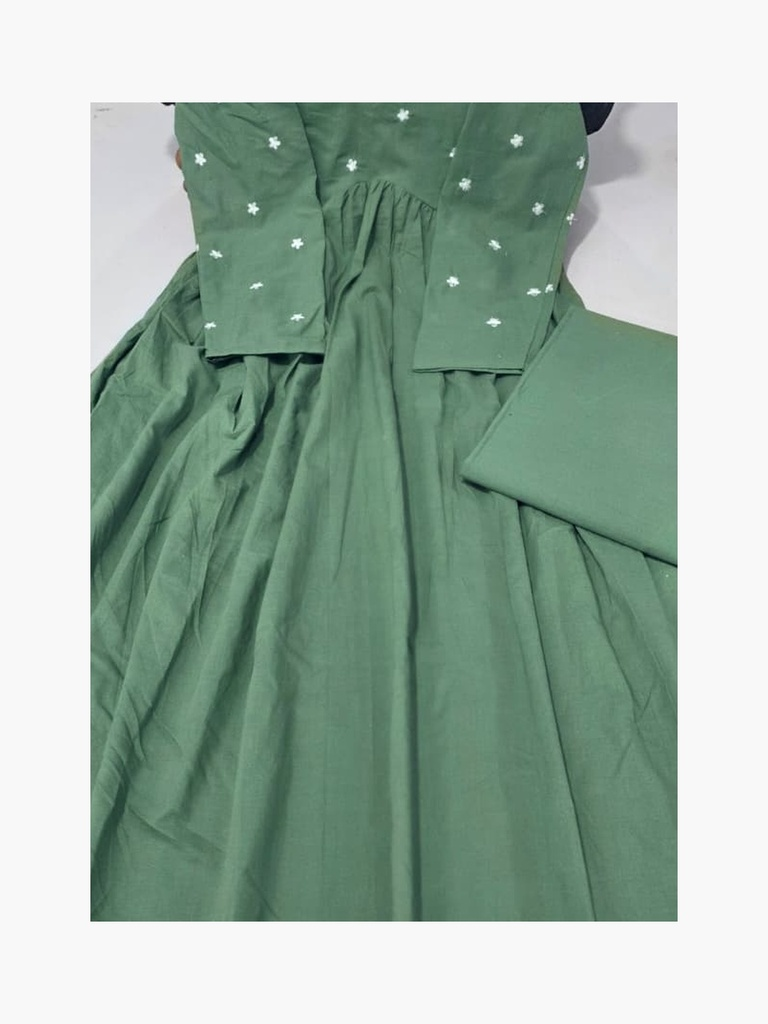
#> input picture frontend/assets/sample_anarkali_dress.jpg, 768 x 1024 px
$ python -i skin_prior.py   (imports and definitions only)
#> lines starting #> are read from the running program, lines starting #| are printed output that depends on the picture; after the words box and inside, x2 and y2 are one past the last pixel; in counts of white or black regions, pixels touching at a corner belong together
"""
Skin Hallucination Prior & Sleeve-Length Classifier Module
Phase 1 + Phase 3 Production Implementation for Virtual Try-On

- Phase 3: Fast geometric garment sleeve-length classifier ('sleeveless', 'short_sleeve', 'long_sleeve')
- Phase 1: High-fidelity skin-tone sampler & arm prior conditioning to stop fabric color bleeding
"""

import os
import cv2
import numpy as np
from PIL import Image

def sample_skin_tone(image_input, skeleton: dict = None) -> dict:
    """
    Extracts the subject's natural skin tone with multi-zone priority:
    1. Hand & Wrist Skin (Primary): Samples directly from exposed hands and wrists using 3D skeletal joints.
    2. Neck & Upper Chest (Secondary): Samples bare skin between chin and garment collar.
    3. Facial Cheeks / Forehead (Tertiary): Samples face using adaptive HSV color space.
    4. Adaptive Image Foreground (Fallback): Samples upper body non-cloth pixels.
    Returns BGR, RGB, and Hex representations.
    """
    if isinstance(image_input, str):
        img = cv2.imread(image_input)
#> img is the input picture: shape (1024, 768, 3); mean B, G, R 167.7, 179.7, 160.1
    elif isinstance(image_input, Image.Image):
        img = cv2.cvtColor(np.array(image_input), cv2.COLOR_RGB2BGR)
    else:
        img = image_input

    if img is None:
        return {"bgr": [115, 120, 155], "rgb": [155, 120, 115], "hex": "#9b7873", "source": "default"}

    h, w, _ = img.shape
#> h = 1024; w = 768

    # 1. PRIMARY: Sample from exposed hands & wrists if skeleton is provided
    if skeleton is not None:
        hand_pts = []
        for side in ["r", "l"]:
            wrist_key = f"{side}_wrist"
            if wrist_key in skeleton:
                wx, wy = skeleton[wrist_key]
                # Include hand extremities if available
                pts = [(int(wx), int(wy))]
                for joint in ["pinky", "index", "thumb"]:
                    jk = f"{side}_{joint}"
                    if jk in skeleton:
                        pts.append((int(skeleton[jk][0]), int(skeleton[jk][1])))
                hand_pts.append(pts)

        hand_pixels = []
        for pts in hand_pts:
            if len(pts) >= 3:
                # Compute convex hull of hand joints
                hull = cv2.convexHull(np.array(pts, dtype=np.int32))
                hmask = np.zeros((h, w), dtype=np.uint8)
                cv2.fillConvexPoly(hmask, hull, 255)
            elif len(pts) > 0:
                # Circular patch around wrist
                wx, wy = pts[0]
                rad = max(18, int(w * 0.035))
                hmask = np.zeros((h, w), dtype=np.uint8)
                cv2.circle(hmask, (wx, wy), rad, 255, -1)
            else:
                continue

            # Filter valid skin: moderate saturation, adequate brightness, non-black/white
            roi_bgr = img[hmask > 0]
            if len(roi_bgr) > 0:
                hsv = cv2.cvtColor(roi_bgr.reshape(-1, 1, 3), cv2.COLOR_BGR2HSV).reshape(-1, 3)
                valid = (hsv[:, 0] <= 30) & (hsv[:, 1] >= 15) & (hsv[:, 1] <= 210) & (hsv[:, 2] >= 35) & (hsv[:, 2] <= 245)
                filtered = roi_bgr[valid]
                if len(filtered) >= 20:
                    hand_pixels.extend(filtered)

        if len(hand_pixels) >= 30:
            bgr = np.median(hand_pixels, axis=0).astype(int)
            bgr_list = [int(bgr[0]), int(bgr[1]), int(bgr[2])]
            rgb_list = [int(bgr[2]), int(bgr[1]), int(bgr[0])]
            hex_color = f"#{rgb_list[0]:02x}{rgb_list[1]:02x}{rgb_list[2]:02x}"
            return {"bgr": bgr_list, "rgb": rgb_list, "hex": hex_color, "source": "hands_and_wrists"}

    # 2. SECONDARY: Sample from neck / clavicle if shoulders are present
    if skeleton is not None and "r_shoulder" in skeleton and "l_shoulder" in skeleton:
        r_sh = skeleton["r_shoulder"]
        l_sh = skeleton["l_shoulder"]
        mid_x = int((r_sh[0] + l_sh[0]) / 2.0)
        top_y = max(0, int(min(r_sh[1], l_sh[1]) - h * 0.08))
        bot_y = int(min(r_sh[1], l_sh[1]) + h * 0.01)
        half_w = max(15, int(abs(r_sh[0] - l_sh[0]) * 0.18))

        neck_crop = img[top_y:bot_y, max(0, mid_x - half_w):min(w, mid_x + half_w)]
        if neck_crop.size > 0:
            hsv = cv2.cvtColor(neck_crop, cv2.COLOR_BGR2HSV)
            mask = cv2.inRange(hsv, np.array([0, 15, 40]), np.array([30, 220, 250]))
            pixels = neck_crop[mask > 0]
            if len(pixels) >= 30:
                bgr = np.median(pixels, axis=0).astype(int)
                bgr_list = [int(bgr[0]), int(bgr[1]), int(bgr[2])]
                rgb_list = [int(bgr[2]), int(bgr[1]), int(bgr[0])]
                hex_color = f"#{rgb_list[0]:02x}{rgb_list[1]:02x}{rgb_list[2]:02x}"
                return {"bgr": bgr_list, "rgb": rgb_list, "hex": hex_color, "source": "neck"}

    # 3. TERTIARY: Facial / neck HSV color space segmentation
    crop = img[int(h * 0.08):int(h * 0.35), int(w * 0.30):int(w * 0.70)]
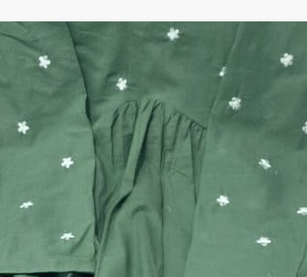
#> crop: shape (277, 307, 3); mean B, G, R 115.9, 135.4, 103.6
    if crop.size == 0:
        crop = img[:int(h * 0.4), :]

    hsv = cv2.cvtColor(crop, cv2.COLOR_BGR2HSV)
#> hsv: shape (277, 307, 3); mean H, S, V 67.6, 66.1, 135.4
    lower_skin = np.array([0, 15, 35], dtype=np.uint8)
    upper_skin = np.array([32, 225, 255], dtype=np.uint8)
    mask = cv2.inRange(hsv, lower_skin, upper_skin)
#> mask: shape (277, 307); every value is 0

    pixels = crop[mask > 0]
#> pixels = empty array
    if len(pixels) > 50:
        bgr = np.median(pixels, axis=0).astype(int)
        bgr_list = [int(bgr[0]), int(bgr[1]), int(bgr[2])]
        rgb_list = [int(bgr[2]), int(bgr[1]), int(bgr[0])]
        source = "face"
    else:
        # 4. ADAPTIVE FALLBACK: Image upper-half warm foreground median
        upper_half = img[:int(h * 0.6), :]
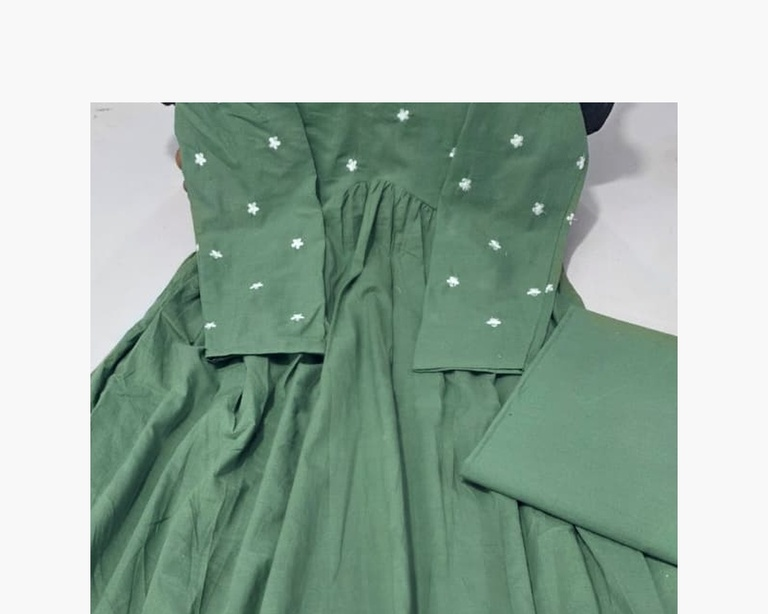
#> upper_half: shape (614, 768, 3); mean B, G, R 168.3, 179.9, 160.5
        gray_u = cv2.cvtColor(upper_half, cv2.COLOR_BGR2GRAY)
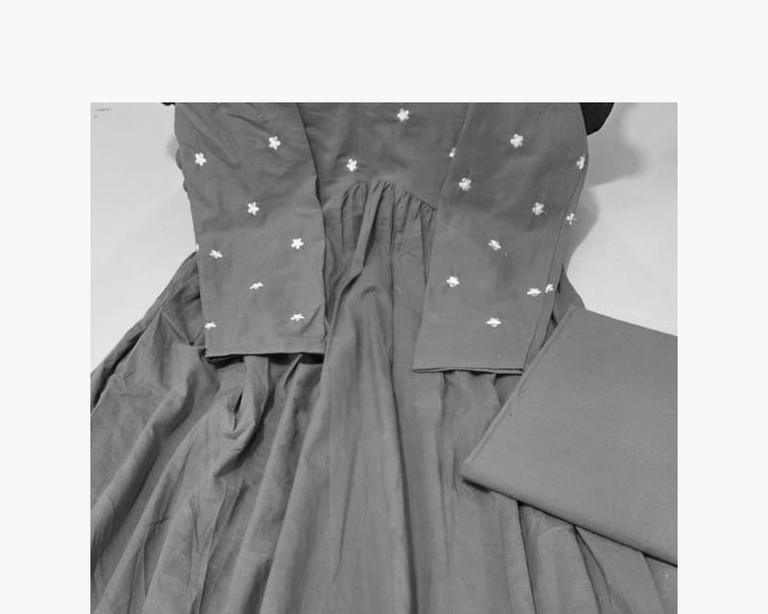
#> gray_u: shape (614, 768); min 4, max 255, mean 172.8
        fg_mask = (gray_u > 40) & (gray_u < 230)
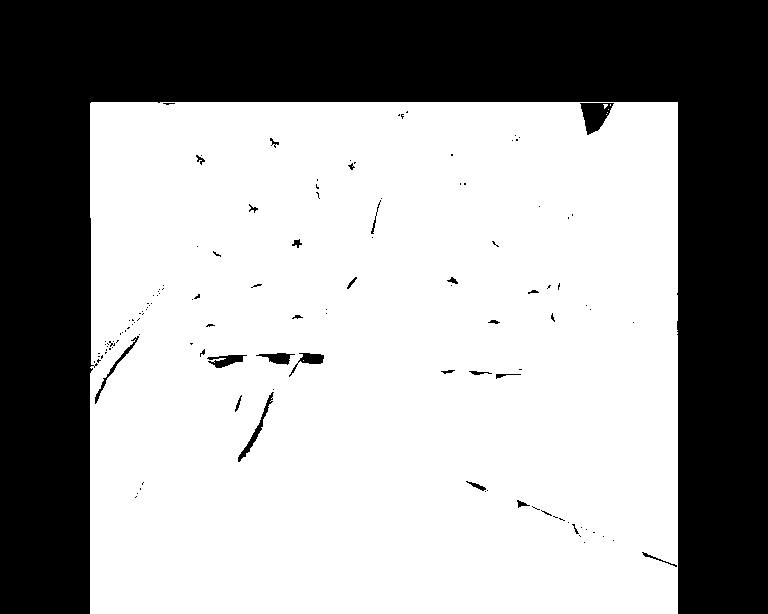
#> fg_mask: shape (614, 768) bool; 63.1% white; 127 black regions (101 under 20 px), largest, box (x1, y1, x2, y2) and area: (0, 0, 768, 614) 170681, (580, 103, 614, 135) 648, (238, 392, 274, 462) 326
        fg_pixels = upper_half[fg_mask]
        if len(fg_pixels) > 100:
            bgr = np.median(fg_pixels, axis=0).astype(int)
#> bgr = [117, 140, 103]
            bgr_list = [int(bgr[0]), int(bgr[1]), int(bgr[2])]
#> bgr_list = [117, 140, 103]
            rgb_list = [int(bgr[2]), int(bgr[1]), int(bgr[0])]
#> rgb_list = [103, 140, 117]
            source = "adaptive_foreground"
        else:
            bgr_list = [115, 120, 155]
            rgb_list = [155, 120, 115]
            source = "default_warm"

    hex_color = f"#{rgb_list[0]:02x}{rgb_list[1]:02x}{rgb_list[2]:02x}"
#> hex_color = '#678c75'
    return {"bgr": bgr_list, "rgb": rgb_list, "hex": hex_color, "source": source}


# [139 lines left out: functions detect_sleeve_type, apply_skin_hallucination_prior, not called in this run]

>>> result = sample_skin_tone('../../frontend/assets/sample_anarkali_dress.jpg')
#> result = {'bgr': [117, 140, 103], 'rgb': [103, 140, 117], 'hex': '#678c75', 'source': 'adaptive_foreground'}
